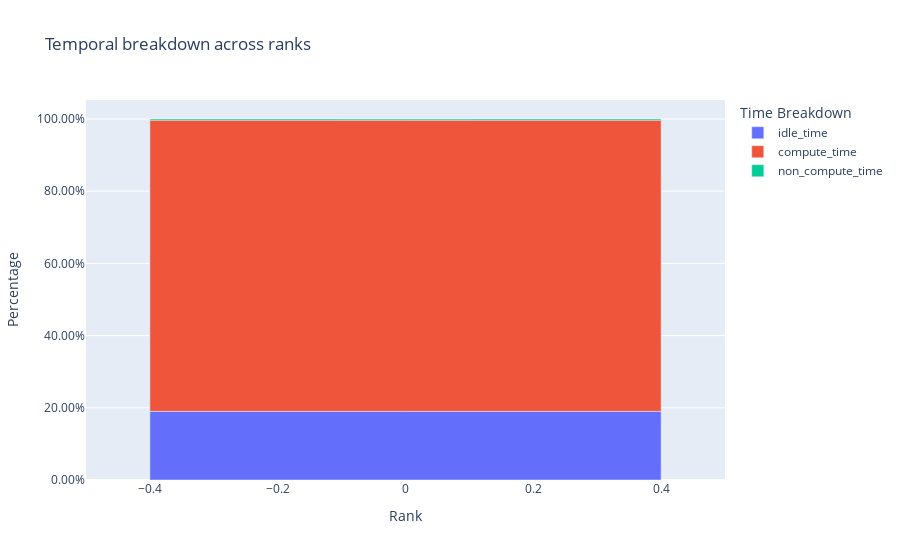
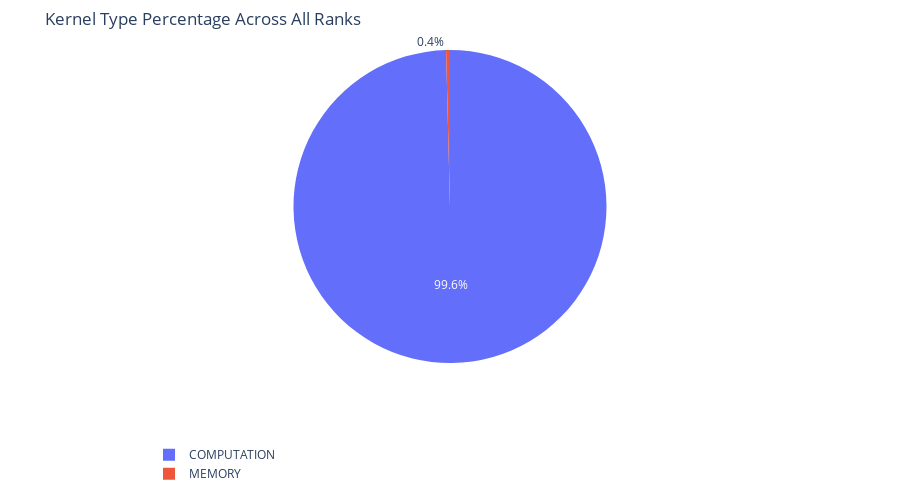
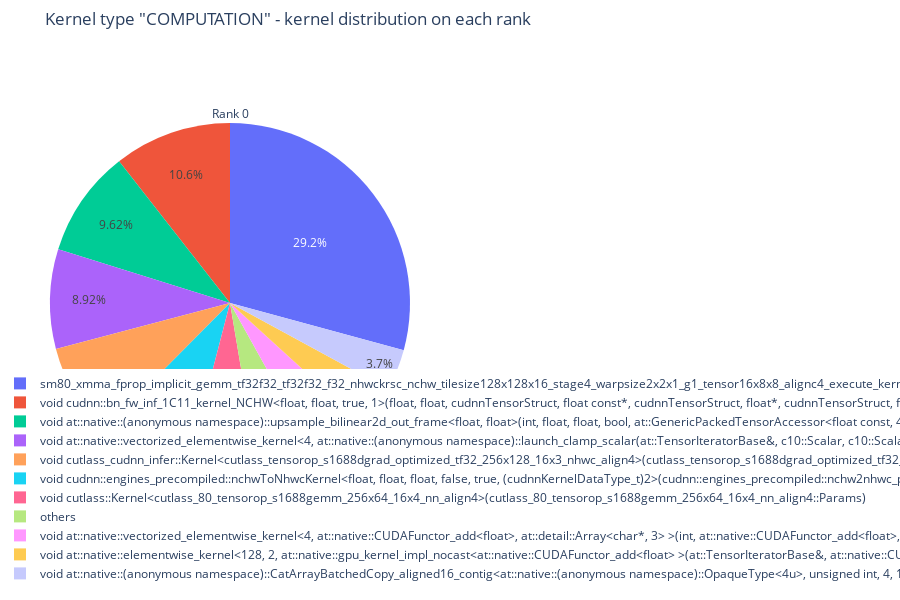
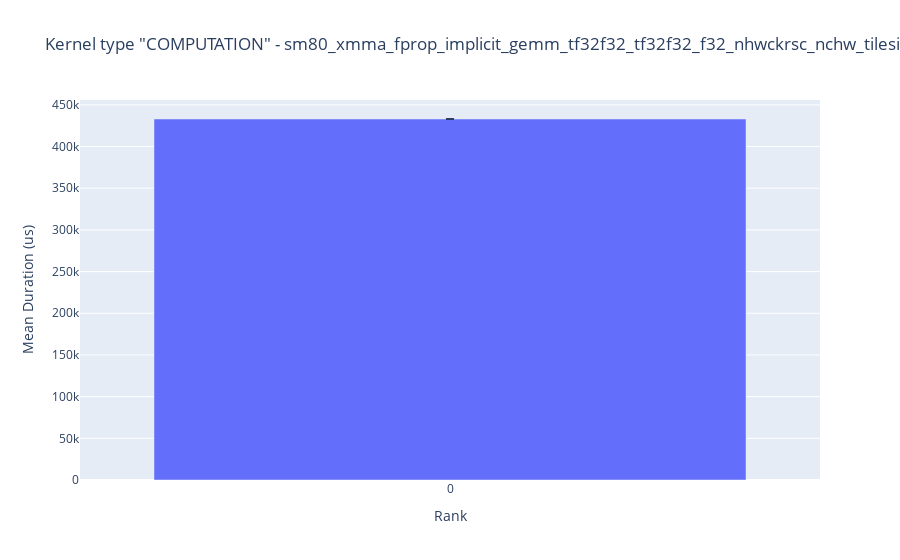

Write notebook code for charts like these, in order.
### Code cell
from hta.trace_analysis import TraceAnalysis




# Load the trace
analyzer = TraceAnalysis(trace_dir="/home/tilak/Alinet_optim/inference-optimization-blog-post/part-3/test_hta/")

# Get temporal breakdown
temporal_breakdown = analyzer.get_temporal_breakdown()
print("\nTemporal Breakdown:")
print(temporal_breakdown)

# Get kernel breakdown
kernel_breakdown = analyzer.get_gpu_kernel_breakdown()
print("\nKernel Breakdown:")
print(kernel_breakdown)

# Get idle time
idle_time = analyzer.get_idle_time_breakdown()
print("\nIdle Time:")
print(idle_time)

# For inference, you might want to look at specific iterations
# Since we used step_0, step_1, etc. in record_function

### Figure 1 — Plotly figure (JSON) as saved in the notebook; plotly's stock layout.template omitted (floating-point values rounded to 4 significant figures)
{"data": [{"hovertemplate": "variable=idle_time<br>Rank=%{x}<br>value=%{y}<extra></extra>", "legendgroup": "idle_time", "marker": {"color": "#636efa", "pattern": {"shape": ""}}, "name": "idle_time", "orientation": "v", "showlegend": true, "textposition": "auto", "type": "bar", "x": [0], "xaxis": "x", "y": [0.1902], "yaxis": "y"}, {"hovertemplate": "variable=compute_time<br>Rank=%{x}<br>value=%{y}<extra></extra>", "legendgroup": "compute_time", "marker": {"color": "#EF553B", "pattern": {"shape": ""}}, "name": "compute_time", "orientation": "v", "showlegend": true, "textposition": "auto", "type": "bar", "x": [0], "xaxis": "x", "y": [0.8064], "yaxis": "y"}, {"hovertemplate": "variable=non_compute_time<br>Rank=%{x}<br>value=%{y}<extra></extra>", "legendgroup": "non_compute_time", "marker": {"color": "#00cc96", "pattern": {"shape": ""}}, "name": "non_compute_time", "orientation": "v", "showlegend": true, "textposition": "auto", "type": "bar", "x": [0], "xaxis": "x", "y": [0.003425], "yaxis": "y"}], "layout": {"barmode": "relative", "legend": {"title": {"text": "Time Breakdown"}, "tracegroupgap": 0}, "title": {"text": "Temporal breakdown across ranks"}, "xaxis": {"anchor": "y", "domain": [0, 1], "title": {"text": "Rank"}}, "yaxis": {"anchor": "x", "domain": [0, 1], "tickformat": ".2%", "title": {"text": "Percentage"}}}}

### Figure 2 — Plotly figure (JSON) as saved in the notebook; plotly's stock layout.template omitted (floating-point values rounded to 4 significant figures)
{"data": [{"domain": {"x": [0, 1], "y": [0, 1]}, "hovertemplate": "kernel_type=%{label}<br>percentage=%{value}<extra></extra>", "labels": ["COMPUTATION", "MEMORY"], "legendgroup": "", "name": "", "showlegend": true, "type": "pie", "values": [99.6, 0.4]}], "layout": {"height": 500, "legend": {"tracegroupgap": 0, "x": 0, "xanchor": "left", "y": -0.4, "yanchor": "bottom"}, "margin": {"b": 50, "l": 50, "r": 50, "t": 50}, "showlegend": true, "title": {"text": "Kernel Type Percentage Across All Ranks"}}}

### Figure 3 — Plotly figure (JSON) as saved in the notebook; plotly's stock layout.template omitted (floating-point values rounded to 4 significant figures)
{"data": [{"automargin": false, "domain": {"x": [0, 0.45], "y": [0, 1]}, "labels": ["others", "sm80_xmma_fprop_implicit_gemm_tf32f32_tf32f32_f32_nhwckrsc_nchw_tilesize128x128x16_stage4_warpsize2x2x1_g1_tensor16x8x8_alignc4_execute_kernel_cudnn_infer", "void at::native::(anonymous namespace)::CatArrayBatchedCopy_aligned16_contig<at::native::(anonymous namespace)::OpaqueType<4u>, unsigned int, 4, 128, 1>(at::native::(anonymous namespace)::OpaqueType<4u>*, at::native::(anonymous namespace)::CatArrInputTensorMetadata<at::native::(anonymous namespace)::OpaqueType<4u>, unsigned int, 128, 1>, at::native::(anonymous namespace)::TensorSizeStride<unsigned int, 4u>, int, unsigned int)", "void at::native::(anonymous namespace)::upsample_bilinear2d_out_frame<float, float>(int, float, float, bool, at::GenericPackedTensorAccessor<float const, 4ul, at::DefaultPtrTraits, long>, at::GenericPackedTensorAccessor<float, 4ul, at::DefaultPtrTraits, long>)", "void at::native::elementwise_kernel<128, 2, at::native::gpu_kernel_impl_nocast<at::native::CUDAFunctor_add<float> >(at::TensorIteratorBase&, at::native::CUDAFunctor_add<float> const&)::{lambda(int)#1}>(int, at::native::gpu_kernel_impl_nocast<at::native::CUDAFunctor_add<float> >(at::TensorIteratorBase&, at::native::CUDAFunctor_add<float> const&)::{lambda(int)#1})", "void at::native::vectorized_elementwise_kernel<4, at::native::(anonymous namespace)::launch_clamp_scalar(at::TensorIteratorBase&, c10::Scalar, c10::Scalar, at::native::detail::ClampLimits)::{lambda()#1}::operator()() const::{lambda()#7}::operator()() const::{lambda(float)#1}, at::detail::Array<char*, 2> >(int, at::native::(anonymous namespace)::launch_clamp_scalar(at::TensorIteratorBase&, c10::Scalar, c10::Scalar, at::native::detail::ClampLimits)::{lambda()#1}::operator()() const::{lambda()#7}::operator()() const::{lambda(float)#1}, at::detail::Array<char*, 2>)", "void at::native::vectorized_elementwise_kernel<4, at::native::CUDAFunctor_add<float>, at::detail::Array<char*, 3> >(int, at::native::CUDAFunctor_add<float>, at::detail::Array<char*, 3>)", "void cudnn::bn_fw_inf_1C11_kernel_NCHW<float, float, true, 1>(float, float, cudnnTensorStruct, float const*, cudnnTensorStruct, float*, cudnnTensorStruct, float const*, float const*, float const*, float const*, float)", "void cudnn::engines_precompiled::nchwToNhwcKernel<float, float, float, false, true, (cudnnKernelDataType_t)2>(cudnn::engines_precompiled::nchw2nhwc_params_t<float>, float const*, float*)", "void cutlass::Kernel<cutlass_80_tensorop_s1688gemm_256x64_16x4_nn_align4>(cutlass_80_tensorop_s1688gemm_256x64_16x4_nn_align4::Params)", "void cutlass_cudnn_infer::Kernel<cutlass_tensorop_s1688dgrad_optimized_tf32_256x128_16x3_nhwc_align4>(cutlass_tensorop_s1688dgrad_optimized_tf32_256x128_16x3_nhwc_align4::Params)"], "title": {"text": "Rank 0"}, "type": "pie", "values": [80360.0, 433100.0, 54890.0, 142500.0, 57130.0, 132300.0, 76280.0, 156600.0, 124300.0, 99370.0, 125400.0]}], "layout": {"height": 600, "legend": {"x": 0, "xanchor": "left", "y": -0.1, "yanchor": "bottom"}, "margin": {"b": 50, "l": 50, "r": 50, "t": 50}, "showlegend": true, "title": {"text": "Kernel type \"COMPUTATION\" - kernel distribution on each rank"}}}

### Figure 4 — Plotly figure (JSON) as saved in the notebook; plotly's stock layout.template omitted (floating-point values rounded to 4 significant figures)
{"data": [{"error_y": {"array": [0.0], "arrayminus": [0.0]}, "hovertemplate": "Rank=%{x}<br>Mean Duration (us)=%{y}<extra></extra>", "legendgroup": "", "marker": {"color": "#636efa", "pattern": {"shape": ""}}, "name": "", "orientation": "v", "showlegend": false, "textposition": "auto", "type": "bar", "x": [0], "xaxis": "x", "y": [433100.0], "yaxis": "y"}], "layout": {"barmode": "relative", "legend": {"tracegroupgap": 0}, "title": {"text": "Kernel type \"COMPUTATION\" - sm80_xmma_fprop_implicit_gemm_tf32f32_tf32f32_f32_nhwckrsc_nchw_tilesize128x128x16_stage4_warpsize2x2x1_g1_tensor16x8x8_alignc4_execute_kernel_cudnn_infer"}, "xaxis": {"anchor": "y", "domain": [0, 1], "dtick": 1, "tick0": 0, "tickmode": "linear", "title": {"text": "Rank"}}, "yaxis": {"anchor": "x", "domain": [0, 1], "title": {"text": "Mean Duration (us)"}}}}
